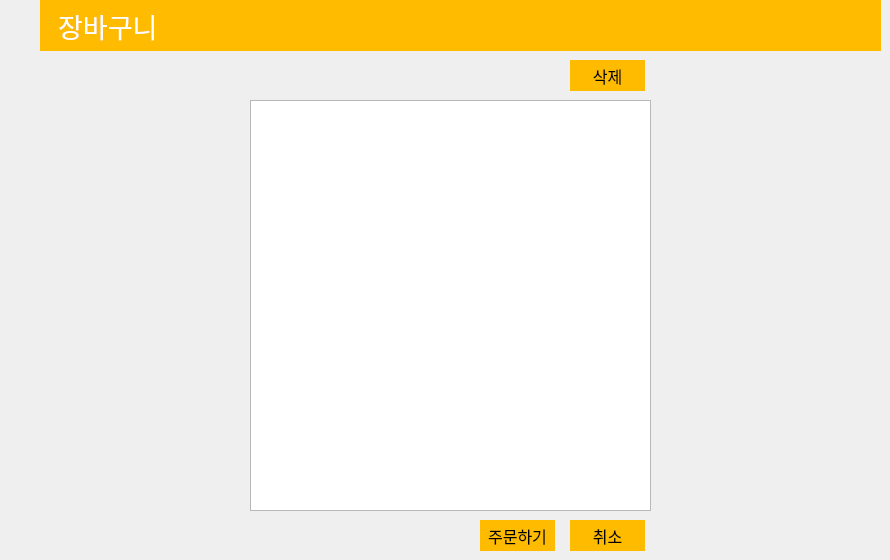
   <widget class="QWidget" name="page_6">
    <widget class="QTableWidget" name="tableWidget_2">
     <property name="geometry">
      <rect>
       <x>250</x>
       <y>100</y>
       <width>401</width>
       <height>411</height>
      </rect>
     </property>
     <property name="editTriggers">
      <set>QAbstractItemView::NoEditTriggers</set>
     </property>
     <attribute name="horizontalHeaderStretchLastSection">
      <bool>true</bool>
     </attribute>
    </widget>
    <widget class="QPushButton" name="payment_button">
     <property name="geometry">
      <rect>
       <x>480</x>
       <y>520</y>
       <width>75</width>
       <height>31</height>
      </rect>
     </property>
     <property name="font">
      <font>
       <family>경기천년바탕 Bold</family>
       <pointsize>12</pointsize>
      </font>
     </property>
     <property name="styleSheet">
      <string notr="true">background-color:rgb(255,187,0);
border-style: solid;
</string>
     </property>
     <property name="text">
      <string>주문하기</string>
     </property>
    </widget>
    <widget class="QPushButton" name="payment_cancle_button">
     <property name="geometry">
      <rect>
       <x>570</x>
       <y>520</y>
       <width>75</width>
       <height>31</height>
      </rect>
     </property>
     <property name="font">
      <font>
       <family>경기천년바탕 Bold</family>
       <pointsize>12</pointsize>
      </font>
     </property>
     <property name="styleSheet">
      <string notr="true">background-color:rgb(255,187,0);
border-style: solid;
</string>
     </property>
     <property name="text">
      <string>취소</string>
     </property>
    </widget>
    <widget class="QPushButton" name="shopping_list_del">
     <property name="geometry">
      <rect>
       <x>570</x>
       <y>60</y>
       <width>75</width>
       <height>31</height>
      </rect>
     </property>
     <property name="font">
      <font>
       <family>경기천년바탕 Bold</family>
       <pointsize>12</pointsize>
      </font>
     </property>
     <property name="styleSheet">
      <string notr="true">background-color:rgb(255,187,0);
border-style: solid;
</string>
     </property>
     <property name="text">
      <string>삭제</string>
     </property>
    </widget>
    <widget class="QLabel" name="label_36">
     <property name="geometry">
      <rect>
       <x>40</x>
       <y>0</y>
       <width>841</width>
       <height>51</height>
      </rect>
     </property>
     <property name="font">
      <font>
       <family>경기천년바탕 Bold</family>
       <pointsize>20</pointsize>
      </font>
     </property>
     <property name="styleSheet">
      <string notr="true">background-color:rgb(255,187,0);
color:white;
</string>
     </property>
     <property name="text">
      <string>   장바구니</string>
     </property>
    </widget>
    <widget class="QLabel" name="label_13">
     <property name="geometry">
      <rect>
       <x>260</x>
       <y>520</y>
       <width>56</width>
       <height>12</height>
      </rect>
     </property>
     <property name="text">
      <string/>
     </property>
    </widget>
    <widget class="QLabel" name="bill_result">
     <property name="geometry">
      <rect>
       <x>260</x>
       <y>520</y>
       <width>121</width>
       <height>31</height>
      </rect>
     </property>
     <property name="text">
      <string/>
     </property>
    </widget>
   </widget>
